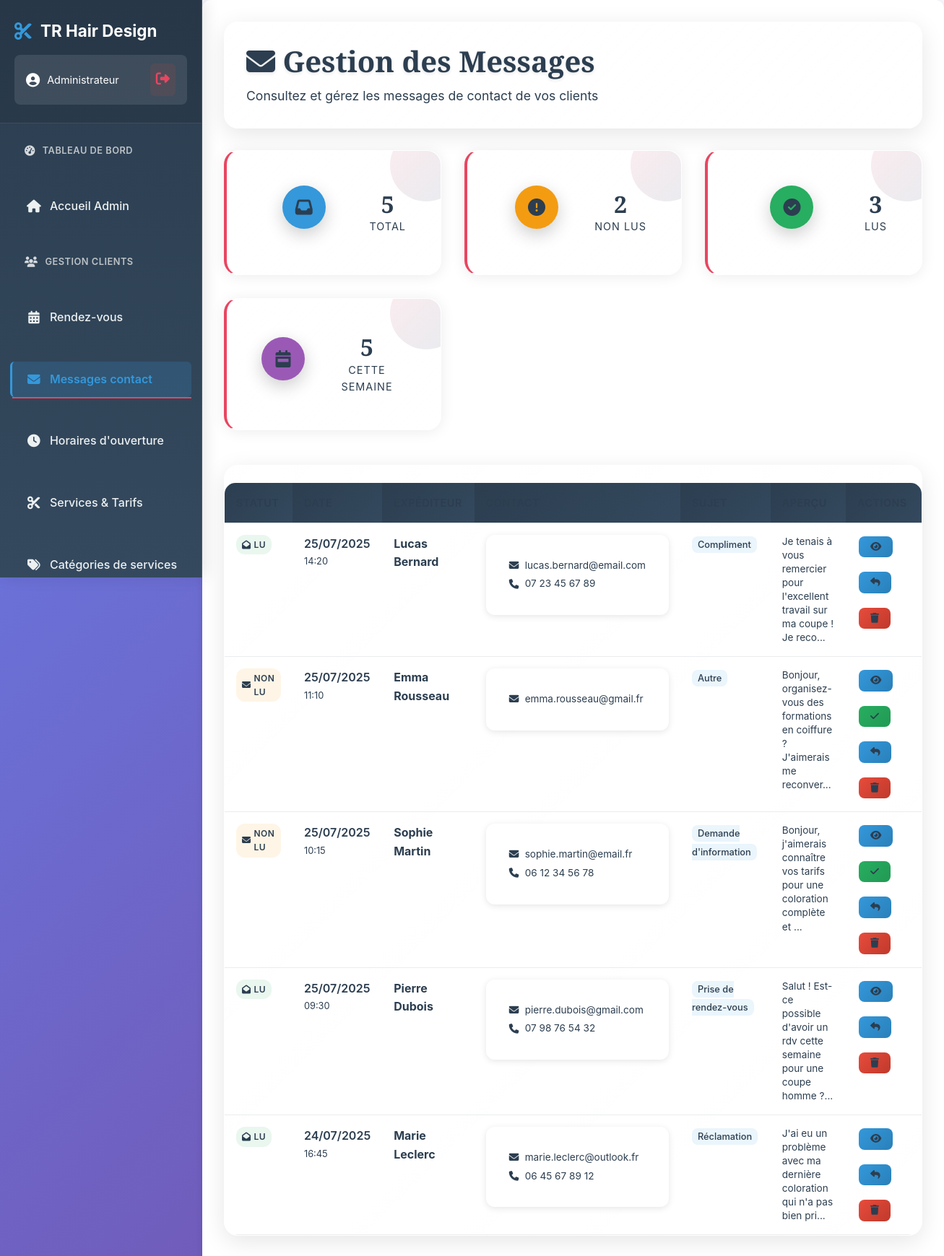
Page /index.php?controleur=Contact&action=listerMessages (signed in) on the committed database.
### tables this page shows
CREATE TABLE IF NOT EXISTS `messages` (
  `id_message` int NOT NULL AUTO_INCREMENT,
  `nom` varchar(100) NOT NULL,
  `prenom` varchar(100) NOT NULL,
  `email` varchar(255) NOT NULL,
  `telephone` varchar(20) DEFAULT NULL,
  `sujet` varchar(255) NOT NULL,
  `message` text NOT NULL,
  `lu` tinyint(1) NOT NULL DEFAULT '0',
  `date_creation` timestamp NOT NULL DEFAULT CURRENT_TIMESTAMP,
  PRIMARY KEY (`id_message`)
);

### application/controleurs/ControleurContact.class.php (called while the page is built, shortened)
<?php
class ControleurContact {
    public function __construct() {
        require_once Chemins::MODELES . 'gestion_contact.class.php';
    }
    public function listerMessages() {
        $gestionContact = new gestion_contact();
        $lesMessages = $gestionContact->obtenirTousLesMessages();
        $stats = $gestionContact->obtenirStatistiquesMessages();
        include_once("application/vues/partie_admin/v_gestion_contact.inc.php");
        require_once Chemins::VUES_ADMIN . 'v_layout_admin.inc.php';
    }
}
?>

### application/modeles/gestion_basededonnee.class.php (called while the page is built)
<?php
class GestionBaseDeDonnees {
    private static $pdo;
    public static function getConnexion() {
        if (self::$pdo === null) {
            self::$pdo = new PDO(
                'mysql:host=' . MysqlConfig::SERVEUR . ';dbname=' . MysqlConfig::BASE,
                MysqlConfig::UTILISATEUR,
                MysqlConfig::MOT_DE_PASSE
            );
            self::$pdo->setAttribute(PDO::ATTR_ERRMODE, PDO::ERRMODE_EXCEPTION);
        }
        return self::$pdo;
    }
}

### application/modeles/gestion_contact.class.php (called while the page is built, shortened)
<?php
require_once __DIR__ . '/gestion_basededonnee.class.php';
class gestion_contact {
    private $cnx;
    public function __construct() {
        $this->cnx = GestionBaseDeDonnees::getConnexion();
    }
    public function obtenirTousLesMessages() {
        $sql = "SELECT * FROM messages ORDER BY date_creation DESC";
        $stmt = $this->cnx->prepare($sql);
        $stmt->execute();
        return $stmt->fetchAll(PDO::FETCH_ASSOC);
    }
    public function obtenirStatistiquesMessages() {
        $stats = [];
        $sql = "SELECT COUNT(*) as total FROM messages";
        $stmt = $this->cnx->prepare($sql);
        $stmt->execute();
        $resultat = $stmt->fetchAll(PDO::FETCH_ASSOC);
        $stats['total'] = $resultat[0]['total'];
        $sql = "SELECT COUNT(*) as non_lus FROM messages WHERE lu = 0";
        $stmt = $this->cnx->prepare($sql);
        $stmt->execute();
        $resultat = $stmt->fetchAll(PDO::FETCH_ASSOC);
        $stats['non_lus'] = $resultat[0]['non_lus'];
        $sql = "SELECT COUNT(*) as lus FROM messages WHERE lu = 1";
        $stmt = $this->cnx->prepare($sql);
        $stmt->execute();
        $resultat = $stmt->fetchAll(PDO::FETCH_ASSOC);
        $stats['lus'] = $resultat[0]['lus'];
        $sql = "SELECT COUNT(*) as cette_semaine FROM messages WHERE date_creation >= DATE_SUB(NOW(), INTERVAL 7 DAY)";
        $stmt = $this->cnx->prepare($sql);
        $stmt->execute();
        $resultat = $stmt->fetchAll(PDO::FETCH_ASSOC);
        $stats['cette_semaine'] = $resultat[0]['cette_semaine'];
        return $stats;
    }
}
?>

### application/vues/partie_admin/v_gestion_contact.inc.php (the view, shortened to what this page needs)
<div class="admin-page-header">
    <div>
        <h1><i class="fas fa-envelope"></i> Gestion des Messages</h1>
        <p>Consultez et gérez les messages de contact de vos clients</p>
    </div>
</div>
<div class="stats-grid">
    <div class="stat-card">
        <div class="stat-icon blue">
            <i class="fas fa-inbox"></i>
        </div>
        <div class="stat-info">
            <h3><?php echo $stats['total'] ?? 0; ?></h3>
            <p>Total</p>
        </div>
    </div>
    <div class="stat-card">
        <div class="stat-icon orange">
            <i class="fas fa-exclamation-circle"></i>
        </div>
        <div class="stat-info">
            <h3><?php echo $stats['non_lus'] ?? 0; ?></h3>
            <p>Non lus</p>
        </div>
    </div>
    <div class="stat-card">
        <div class="stat-icon green">
            <i class="fas fa-check-circle"></i>
        </div>
        <div class="stat-info">
            <h3><?php echo $stats['lus'] ?? 0; ?></h3>
            <p>Lus</p>
        </div>
    </div>
    <div class="stat-card">
        <div class="stat-icon purple">
            <i class="fas fa-calendar-week"></i>
        </div>
        <div class="stat-info">
            <h3><?php echo $stats['cette_semaine'] ?? 0; ?></h3>
            <p>Cette semaine</p>
        </div>
    </div>
</div>
<div class="table-container">
    <?php if (!empty($lesMessages)): ?>
        <table class="admin-table">
            <thead>
                <tr>
                    <th>Statut</th>
                    <th>Date</th>
                    <th>Expéditeur</th>
                    <th>Contact</th>
                    <th>Sujet</th>
                    <th>Aperçu</th>
                    <th>Actions</th>
                </tr>
            </thead>
            <tbody>
                <?php foreach ($lesMessages as $message): ?>
                    <tr class="<?= $message['lu'] ? 'read' : 'unread' ?>">
                        <td class="status-cell">
                            <?php if ($message['lu']): ?>
                                <span class="status-badge read">
                                    <i class="fas fa-envelope-open"></i> Lu
                                </span>
                            <?php else: ?>
                                <span class="status-badge unread">
                                    <i class="fas fa-envelope"></i> Non lu
                                </span>
                            <?php endif; ?>
                        </td>
                        <td class="date-cell">
                            <div class="date-info">
                                <span class="date"><?= date('d/m/Y', strtotime($message['date_creation'])) ?></span>
                                <span class="time"><?= date('H:i', strtotime($message['date_creation'])) ?></span>
                            </div>
                        </td>
                        <td class="sender-cell">
                            <strong><?= htmlspecialchars($message['prenom'] . ' ' . $message['nom']) ?></strong>
                        </td>
                        <td class="contact-cell">
                            <div class="contact-info">
                                <div><i class="fas fa-envelope"></i> <?= htmlspecialchars($message['email']) ?></div>
                                <?php if (!empty($message['telephone'])): ?>
                                    <div><i class="fas fa-phone"></i> <?= htmlspecialchars($message['telephone']) ?></div>
                                <?php endif; ?>
                            </div>
                        </td>
                        <td class="subject-cell">
                            <span class="subject-badge"><?= htmlspecialchars($message['sujet']) ?></span>
                        </td>
                        <td class="message-cell">
                            <div class="message-preview" title="<?= htmlspecialchars($message['message']) ?>">
                                <?= strlen($message['message']) > 80 ?
                                    substr(htmlspecialchars($message['message']), 0, 80) . '...' :
                                    htmlspecialchars($message['message']) ?>
                            </div>
                        </td>
                        <td class="actions-cell">
                            <div class="action-buttons">
                                <a href="index.php?controleur=Contact&action=voirMessage&id=<?= $message['id_message'] ?>"
                                   class="btn-action btn-edit" title="Voir le message">
                                    <i class="fas fa-eye"></i>
                                </a>
                                <?php if (!$message['lu']): ?>
                                    <a href="index.php?controleur=Contact&action=marquerLu&id=<?= $message['id_message'] ?>"
                                       class="btn-action btn-confirm" title="Marquer comme lu">
                                        <i class="fas fa-check"></i>
                                    </a>
                                <?php endif; ?>
                                <a href="mailto:<?= htmlspecialchars($message['email']) ?>?subject=Re: <?= htmlspecialchars($message['sujet']) ?>"
                                   class="btn-action btn-edit" title="Répondre">
                                    <i class="fas fa-reply"></i>
                                </a>
                                <a href="index.php?controleur=Contact&action=supprimerMessage&id=<?= $message['id_message'] ?>"
                                   class="btn-action btn-delete" title="Supprimer"
                                   onclick="return confirm('Êtes-vous sûr de vouloir supprimer ce message ?')">
                                    <i class="fas fa-trash"></i>
                                </a>
                            </div>
                        </td>
                    </tr>
                <?php endforeach; ?>
            </tbody>
        </table>
    <?php endif; ?>
</div>

### public/styles/admin-common.css (style rules this page uses)
.admin-page-header { background: linear-gradient(135deg, rgba(255,255,255,0.9), rgba(255,255,255,0.7)) !important; backdrop-filter: blur(15px); border-radius: 20px; padding: 30px; margin-bottom: 30px; box-shadow: 0 8px 32px rgba(0,0,0,0.1); border: 1px solid rgba(255,255,255,0.2); display: flex; justify-content: space-between; align-items: center; }
.admin-page-header h1 { color: #2c3e50; font-size: 2.5rem; font-weight: 700; margin: 0 0 10px 0; text-shadow: 0 2px 4px rgba(0,0,0,0.1); }
.admin-page-header p { color: #7f8c8d; font-size: 1.1rem; margin: 0; }
.stats-grid, .rdv-stats { display: grid; grid-template-columns: repeat(auto-fit, minmax(250px, 1fr)); gap: 25px; margin-bottom: 40px; }
.stat-card { background: linear-gradient(135deg, rgba(255,255,255,0.9), rgba(255,255,255,0.7)) !important; backdrop-filter: blur(15px); border-radius: 20px; padding: 25px; box-shadow: 0 8px 32px rgba(0,0,0,0.1); border: 1px solid rgba(255,255,255,0.2); position: relative; overflow: hidden; transition: all 0.3s ease; text-align: center; }
.stat-icon { width: 60px; height: 60px; border-radius: 15px; display: flex; align-items: center; justify-content: center; margin: 0 auto 15px; font-size: 24px; color: white; box-shadow: 0 8px 25px rgba(0,0,0,0.2); }
.stat-icon.orange { background: linear-gradient(135deg, #f39c12, #e67e22); }
.stat-icon.green { background: linear-gradient(135deg, #27ae60, #229954); }
.stat-icon.blue { background: linear-gradient(135deg, #3498db, #2980b9); }
.stat-icon.purple { background: linear-gradient(135deg, #9b59b6, #8e44ad); }
.stat-info h3 { color: #2c3e50; font-size: 2rem; font-weight: 700; margin: 0 0 5px 0; }
.stat-info p { color: #7f8c8d; font-size: 0.9rem; margin: 0; text-transform: uppercase; letter-spacing: 0.5px; }
.table-container, .rdv-table-container { background: linear-gradient(135deg, rgba(255,255,255,0.95), rgba(255,255,255,0.85)) !important; backdrop-filter: blur(15px); border-radius: 20px; box-shadow: 0 8px 32px rgba(0,0,0,0.1); border: 1px solid rgba(255,255,255,0.2); overflow: hidden; margin-bottom: 30px; }
.admin-table, .rdv-table { width: 100%; border-collapse: collapse; background: rgba(255,255,255,0.5); border-radius: 15px; overflow: hidden; }
.admin-table th, .rdv-table th { background: linear-gradient(135deg, #2c3e50, #34495e) !important; color: white !important; padding: 15px; text-align: left; font-weight: 600; font-size: 0.9rem; text-transform: uppercase; letter-spacing: 0.5px; border: none; }
.admin-table td, .rdv-table td { padding: 15px; border-bottom: 1px solid rgba(0,0,0,0.05); vertical-align: top; background: rgba(255,255,255,0.3); }
.btn-action { padding: 8px 16px; border-radius: 8px; border: none; font-weight: 600; font-size: 0.85rem; cursor: pointer; transition: all 0.3s ease; text-decoration: none; display: inline-flex; align-items: center; gap: 5px; margin: 2px; }
.btn-confirm { background: linear-gradient(135deg, #27ae60, #229954); color: white; }
.btn-delete { background: linear-gradient(135deg, #e74c3c, #c0392b); color: white; }
.btn-edit { background: linear-gradient(135deg, #3498db, #2980b9); color: white; }
.action-buttons { display: flex; gap: 5px; flex-wrap: wrap; }

### application/vues/partie_admin/v_layout_admin.inc.php (style rules this page uses)
.admin-table th, .rdv-table th, .messages-table th { background: linear-gradient(135deg, #2c3e50, #34495e) !important; color: white !important; font-weight: 600 !important; }
th { background: linear-gradient(135deg, #2c3e50, #34495e) !important; color: white !important; font-weight: 600 !important; }
.admin-table th, .rdv-table th, .messages-table th, table th { background: linear-gradient(135deg, #2c3e50, #34495e) !important; color: white !important; font-weight: 600 !important; }
.admin-dashboard th, .admin-dashboard table th { background: linear-gradient(135deg, #2c3e50, #34495e) !important; color: white !important; font-weight: 600 !important; }
.admin-table thead th, .rdv-table thead th, .messages-table thead th, table.admin-table th, table.rdv-table th, table.messages-table th, .table-container thead th, .table-container table th { background: linear-gradient(135deg, #2c3e50, #34495e) !important; color: white !important; font-weight: 600 !important; text-shadow: none !important; }
.admin-dashboard-body { margin: 0; font-family: -apple-system, BlinkMacSystemFont, 'Segoe UI', Roboto, sans-serif; background: linear-gradient(135deg, #667eea 0%, #764ba2 100%) !important; overflow-x: hidden; }

### rows in the picture
messages: lu 1 (drawn), date_creation "25/07/2025", date_creation "14:20", prenom+nom "Lucas Bernard", email "lucas.bernard@email.com", telephone "07 23 45 67 89", sujet "Compliment", message "Je tenais à vous remercier pour l'excellent travail sur ma coupe ! Je reco"
messages: lu 0 (drawn), date_creation "25/07/2025", date_creation "11:10", prenom+nom "Emma Rousseau", email "emma.rousseau@gmail.fr", sujet "Autre", message "Bonjour, organisez-vous des formations en coiffure ? J'aimerais me reconver"
messages: lu 0 (drawn), date_creation "25/07/2025", date_creation "10:15", prenom+nom "Sophie Martin", email "sophie.martin@email.fr", telephone "06 12 34 56 78", sujet "Demande d'information", message "Bonjour, j'aimerais connaître vos tarifs pour une coloration complète et"
messages: lu 1 (drawn), date_creation "25/07/2025", date_creation "09:30", prenom+nom "Pierre Dubois", email "pierre.dubois@gmail.com", telephone "07 98 76 54 32", sujet "Prise de rendez-vous", message "Salut ! Est-ce possible d'avoir un rdv cette semaine pour une coupe homme ?"
messages: lu 1 (drawn), date_creation "24/07/2025", date_creation "16:45", prenom+nom "Marie Leclerc", email "marie.leclerc@outlook.fr", telephone "06 45 67 89 12", sujet "Réclamation", message "J'ai eu un problème avec ma dernière coloration qui n'a pas bien pri"

### other values in the picture
$stats['total'] "5"
$stats['non_lus'] "2"
$stats['lus'] "3"
$stats['cette_semaine'] "5"
